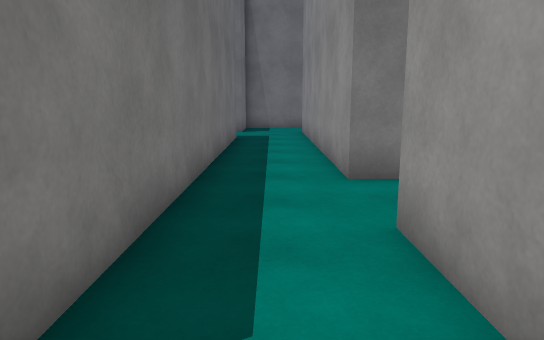
[1] (above)

18 first-person views from a walk through a 3-D level made in the Unity game engine. The camera is 1.5 m above the floor, tilts 10° down and sees 70° across. The floor is counted in squares, 1 m on a side. Each view is taken from the middle of a square. On the plan, view 1 faces up. The plan holds only what a view shows up to about 17 squares ahead; the rest is blank. The place goes on beyond the plan. Surface patterns are stand-ins for the level's own textures.

[2]
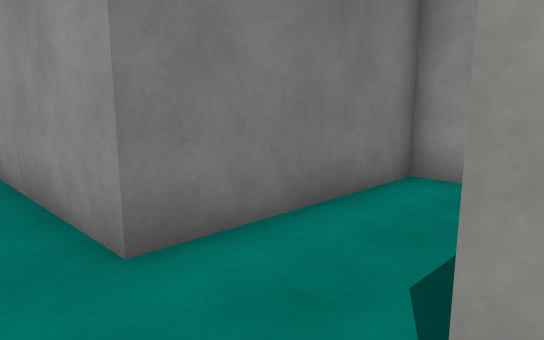

[3]
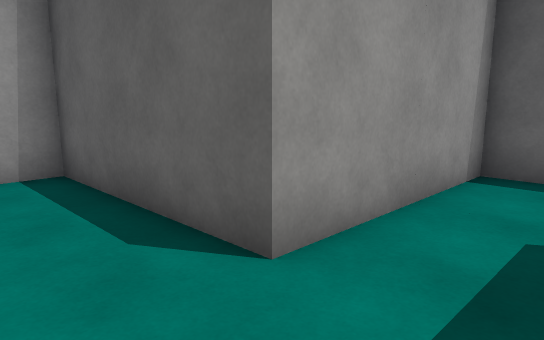

[4]
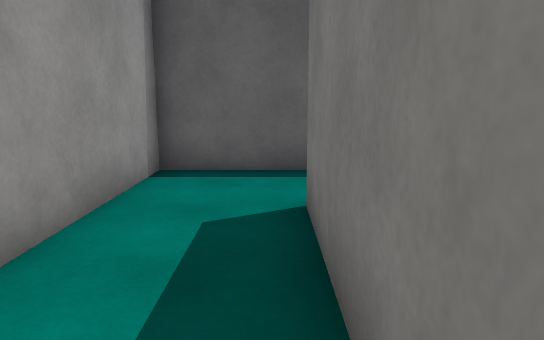

[5]
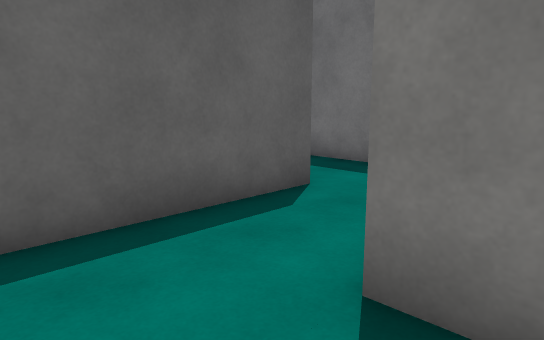

[6]
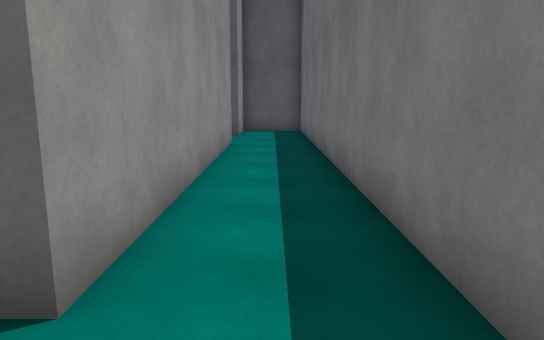

[7]
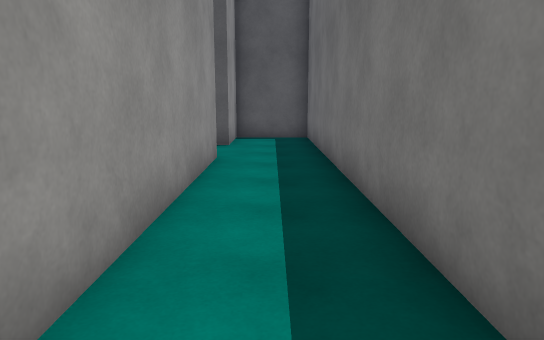

[8]
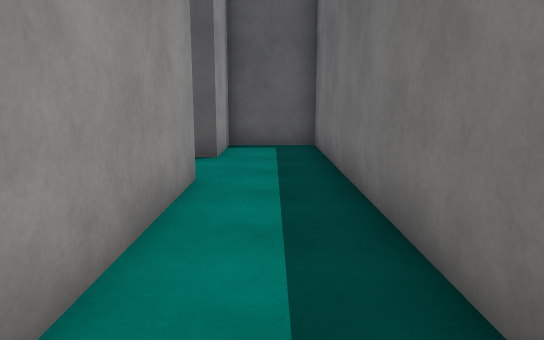

[9]
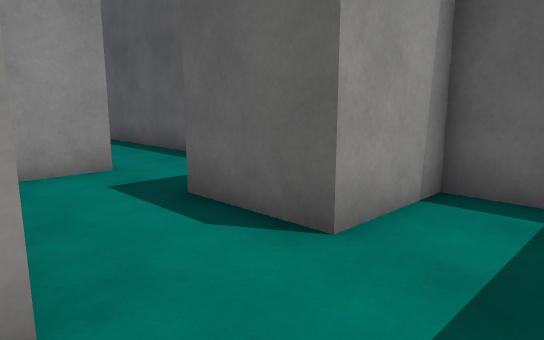

[10]
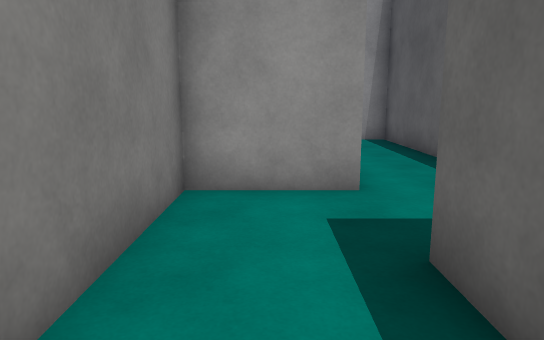

[11]
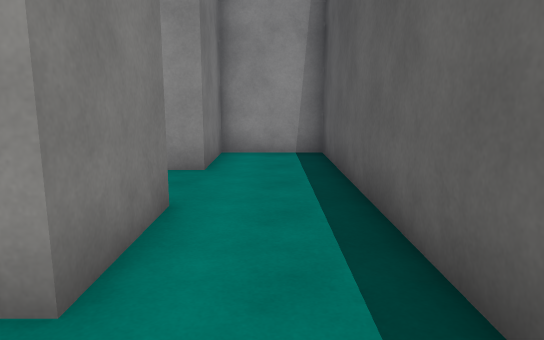

[12]
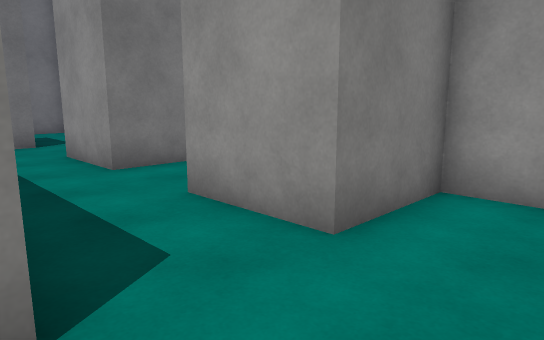

[13]
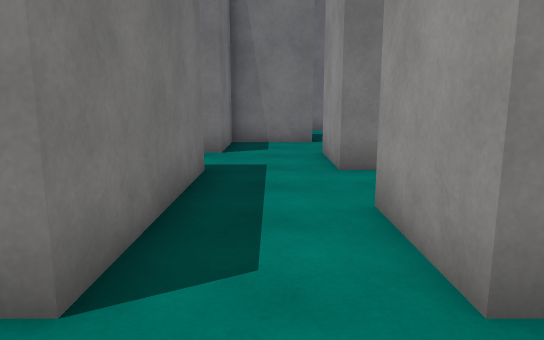

[14]
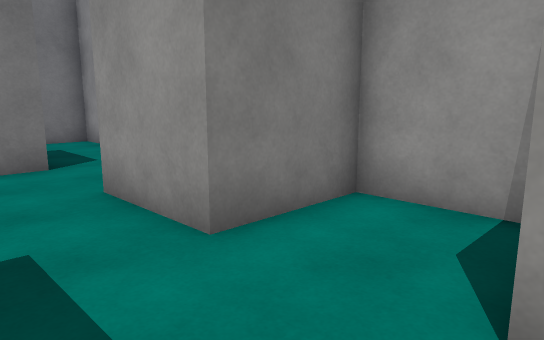

[15]
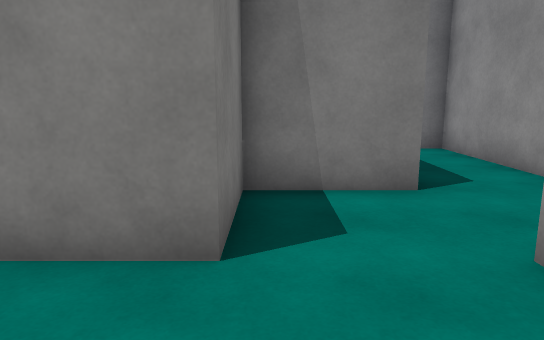

[16]
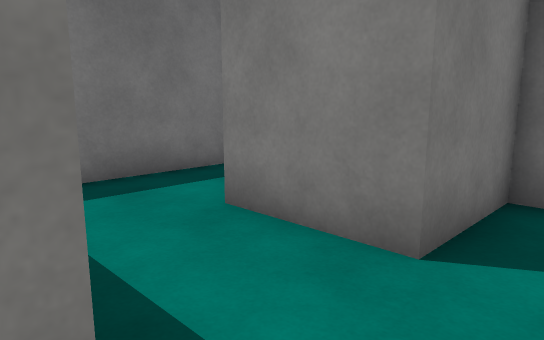

[17]
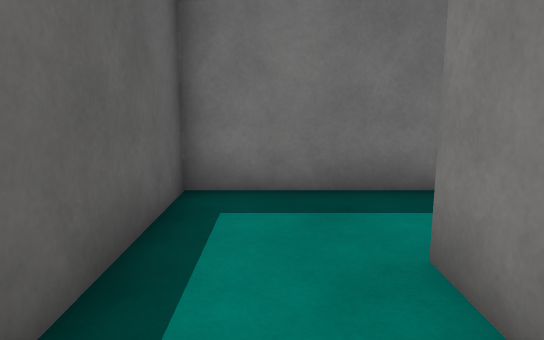

[18]
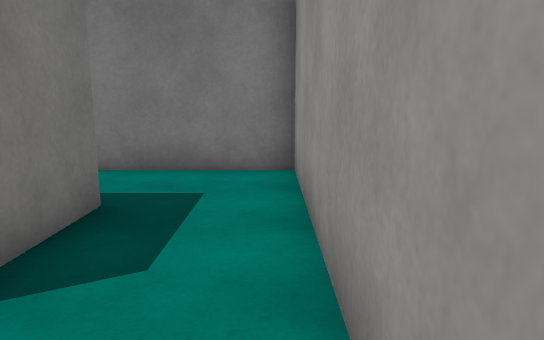

### Floor plan
Points are (right, up) in squares from view 1. A wall is a line through its corners. A room is listed if a view was taken in it or the views show most of it. See-through windows are left out.
Room 1 (views 1, 2, 3, 4, 5, 6, 7, 8, 9, 10, 11, 12, 13, 14, 15, 16, 17, 18)
walls: (-1.5, -5.1) (-1.5, -10.5) (3, -10.5); (4.5, -10.4) (4.5, -16.5) (1.5, -16.5) (1.5, -13.5) (-3, -13.5); (7.6, -4.5) (4.5, -4.5) (4.5, -7.5) (1.5, -7.5); (7.5, -1.5) (7.5, -3.6); (-4.5, -13.6) (-4.5, -1.5) (1.5, -1.5) (1.5, 4.5) (7.5, 4.5) (7.5, 7.5) (1.5, 7.5) (1.5, 15.5); (10.5, -6.4) (10.5, 1.5) (6.1, 1.5); (-7.5, -0.9) (-7.5, -19.5) (-4.5, -19.5) (-4.5, -16.5) (-1.5, -16.5); (10.5, -13) (10.5, -10.5) (7.5, -10.5) (7.5, -7.5); (0.9, -19.5) (10.5, -19.5) (10.5, -16.5) (7.5, -16.5) (7.5, -13.5); (-1.5, 15.5) (-1.5, 1.5)

Positions as (right, up) in squares from view 1, and headings:
1: (0, 0), facing up
2: (0, 4), facing up-right
3: (-1, 7), facing down-right
4: (-1, 7), facing down
5: (1, 3), facing down-left
6: (-6, 1), facing down
7: (-6, -3), facing down
8: (-6, -6), facing down
9: (-7, -13), facing down-right
10: (-5, -15), facing right
11: (-1, -18), facing right
12: (4, -19), facing up-right
13: (6, -19), facing up
14: (5, -14), facing up-right
15: (5, -11), facing up
16: (6, -11), facing up-left
17: (5, -9), facing left
18: (10, -7), facing up
